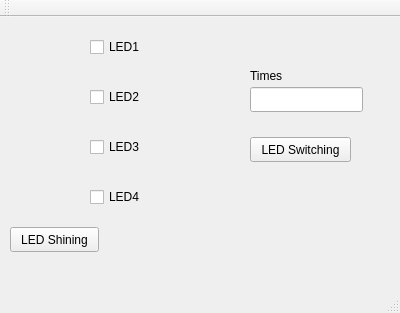
<?xml version="1.0" encoding="UTF-8"?>
<ui version="4.0">
 <class>MainWindow</class>
 <widget class="QMainWindow" name="MainWindow">
  <property name="geometry">
   <rect>
    <x>0</x>
    <y>0</y>
    <width>400</width>
    <height>313</height>
   </rect>
  </property>
  <property name="windowTitle">
   <string>MainWindow</string>
  </property>
  <widget class="QWidget" name="centralWidget">
   <widget class="QPushButton" name="LEDShining">
    <property name="geometry">
     <rect>
      <x>10</x>
      <y>210</y>
      <width>89</width>
      <height>25</height>
     </rect>
    </property>
    <property name="text">
     <string>LED Shining</string>
    </property>
   </widget>
   <widget class="QCheckBox" name="LED2">
    <property name="geometry">
     <rect>
      <x>90</x>
      <y>70</y>
      <width>92</width>
      <height>20</height>
     </rect>
    </property>
    <property name="text">
     <string>LED2</string>
    </property>
   </widget>
   <widget class="QCheckBox" name="LED3">
    <property name="geometry">
     <rect>
      <x>90</x>
      <y>120</y>
      <width>92</width>
      <height>20</height>
     </rect>
    </property>
    <property name="text">
     <string>LED3</string>
    </property>
   </widget>
   <widget class="QCheckBox" name="LED4">
    <property name="geometry">
     <rect>
      <x>90</x>
      <y>170</y>
      <width>92</width>
      <height>20</height>
     </rect>
    </property>
    <property name="text">
     <string>LED4</string>
    </property>
   </widget>
   <widget class="QCheckBox" name="LED1">
    <property name="geometry">
     <rect>
      <x>90</x>
      <y>20</y>
      <width>92</width>
      <height>20</height>
     </rect>
    </property>
    <property name="mouseTracking">
     <bool>true</bool>
    </property>
    <property name="tabletTracking">
     <bool>false</bool>
    </property>
    <property name="text">
     <string>LED1</string>
    </property>
   </widget>
   <widget class="QLineEdit" name="timeEdit">
    <property name="geometry">
     <rect>
      <x>250</x>
      <y>70</y>
      <width>113</width>
      <height>25</height>
     </rect>
    </property>
   </widget>
   <widget class="QLabel" name="label">
    <property name="geometry">
     <rect>
      <x>250</x>
      <y>50</y>
      <width>67</width>
      <height>17</height>
     </rect>
    </property>
    <property name="text">
     <string>Times</string>
    </property>
   </widget>
   <widget class="QPushButton" name="LEDSwitching">
    <property name="geometry">
     <rect>
      <x>250</x>
      <y>120</y>
      <width>101</width>
      <height>25</height>
     </rect>
    </property>
    <property name="text">
     <string>LED Switching</string>
    </property>
   </widget>
   <widget class="QLabel" name="LED1_pic">
    <property name="geometry">
     <rect>
      <x>20</x>
      <y>10</y>
      <width>51</width>
      <height>41</height>
     </rect>
    </property>
    <property name="text">
     <string/>
    </property>
   </widget>
   <widget class="QLabel" name="LED2_pic">
    <property name="geometry">
     <rect>
      <x>20</x>
      <y>60</y>
      <width>51</width>
      <height>41</height>
     </rect>
    </property>
    <property name="text">
     <string/>
    </property>
   </widget>
   <widget class="QLabel" name="LED3_pic">
    <property name="geometry">
     <rect>
      <x>20</x>
      <y>110</y>
      <width>51</width>
      <height>41</height>
     </rect>
    </property>
    <property name="text">
     <string/>
    </property>
   </widget>
   <widget class="QLabel" name="LED4_pic">
    <property name="geometry">
     <rect>
      <x>20</x>
      <y>160</y>
      <width>51</width>
      <height>41</height>
     </rect>
    </property>
    <property name="text">
     <string/>
    </property>
   </widget>
  </widget>
  <widget class="QMenuBar" name="menuBar">
   <property name="geometry">
    <rect>
     <x>0</x>
     <y>0</y>
     <width>400</width>
     <height>22</height>
    </rect>
   </property>
  </widget>
  <widget class="QToolBar" name="mainToolBar">
   <attribute name="toolBarArea">
    <enum>TopToolBarArea</enum>
   </attribute>
   <attribute name="toolBarBreak">
    <bool>false</bool>
   </attribute>
  </widget>
  <widget class="QStatusBar" name="statusBar"/>
 </widget>
 <layoutdefault spacing="6" margin="11"/>
 <resources/>
 <connections/>
</ui>
